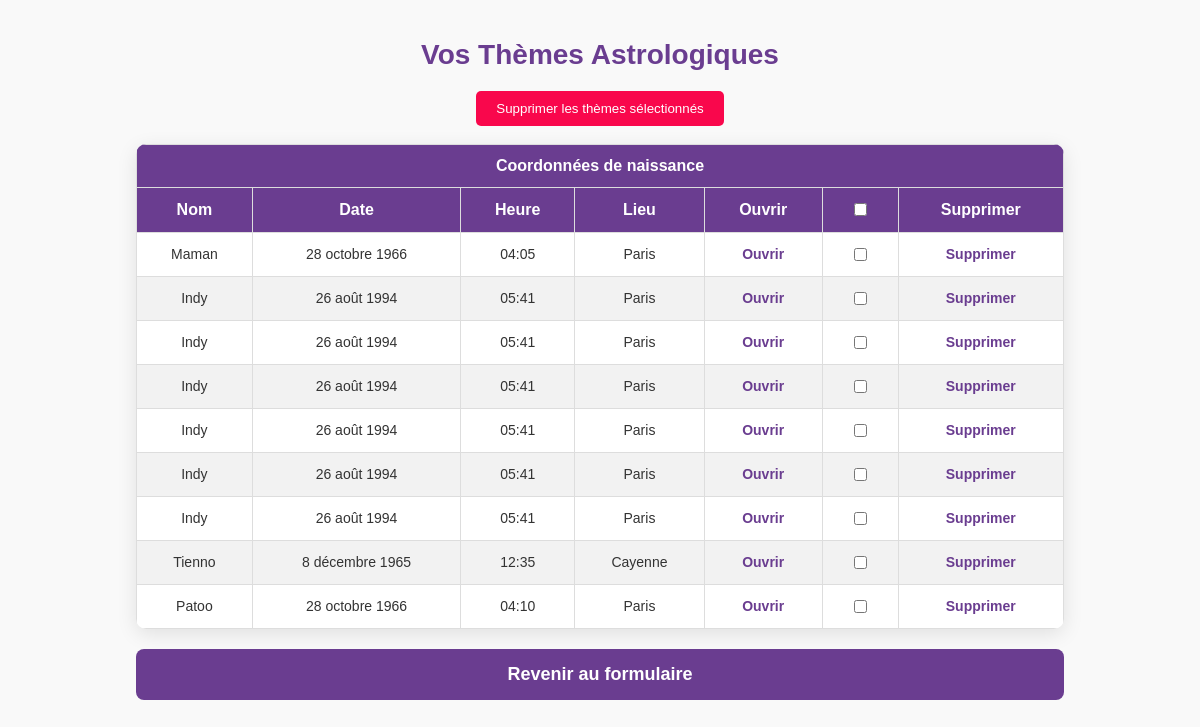
The app's page /themes/ (signed in), older data.
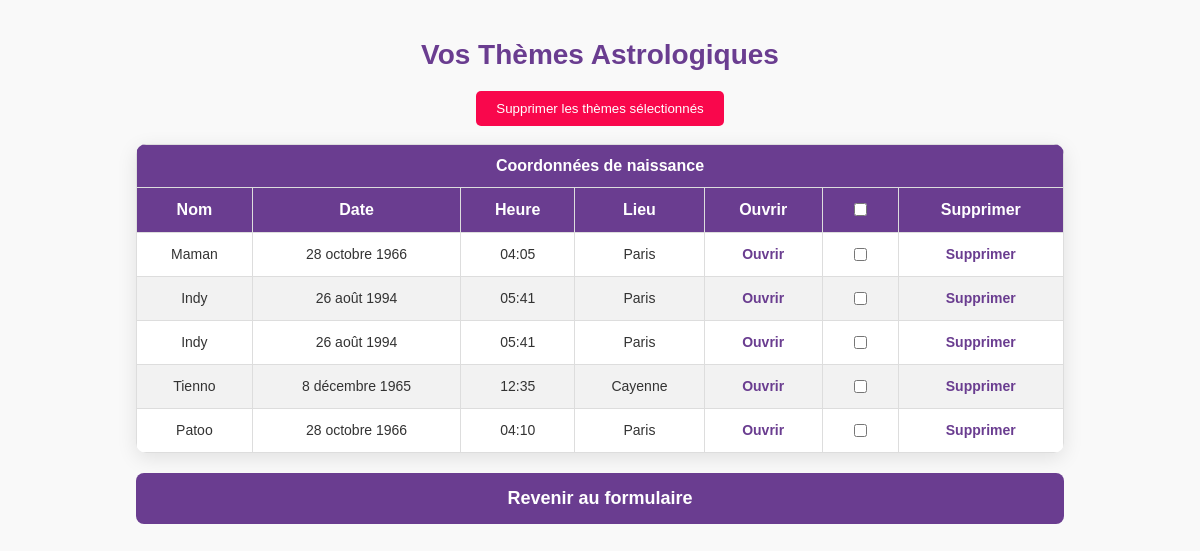
The same page, newer data.
### astroapp/models.py (models this page shows, shortened)
class ThemeAstrologique(models.Model):
    utilisateur = models.ForeignKey(User, on_delete=models.CASCADE)
    name = models.CharField(max_length=255)
    birthdate = models.DateField()
    birthtime = models.TimeField()
    country_of_birth = models.CharField(max_length=255)
    city_of_birth = models.CharField(max_length=255)
    date_de_creation = models.DateTimeField(auto_now_add=True)

### astroapp/views.py (the view)
# urls.py: path('themes/', views.liste_themes, name='liste_themes'),
@login_required
def liste_themes(request):
    if not request.user.is_authenticated:
        return redirect('connexion')  # Redirection si l'utilisateur n'est pas connecté
    themes = ThemeAstrologique.objects.filter(utilisateur=request.user).order_by('-id')
    return render(request, 'liste_themes.html', {'themes': themes})

### astroapp/templates/liste_themes.html (shortened to what this page needs)
{% load static %}
<!DOCTYPE html>
<html lang="fr">
<head>
</head>
<body>
    <h1>Vos Thèmes Astrologiques</h1>
<div style="text-align: center; margin-top: 20px;">
    <button id="deleteSelected" style="background-color: #F9074C; color: white; padding: 10px 20px; border: none; border-radius: 5px; cursor: pointer;">
        Supprimer les thèmes sélectionnés
    </button>
</div>
<br>
<div>
<table>
    <tr>
        <th colspan="7">Coordonnées de naissance</th>
    </tr>
    <tr>
        <th>Nom</th>
        <th>Date</th>
        <th>Heure</th>
        <th>Lieu</th>
        <th>Ouvrir</th>
        <th>
            <input type="checkbox" id="selectAll" />
        </th>
        <th>Supprimer</th>
    </tr>
    {% for theme in themes %}
    <tr>
        <td>{{ theme.name }}</td>
        <td>{{ theme.birthdate }}</td>
        <td>{{ theme.birthtime }}</td>
        <td>{{ theme.city_of_birth }}</td>
        <td>
            <a href="{% url 'ouvrir_theme' theme.id %}">Ouvrir</a>
        </td>
        <td>
            <input type="checkbox" class="theme-checkbox" data-id="{{ theme.id }}" />
        </td>
        <td>
            <a href="#" data-id="{{ theme.id }}" class="delete-btn">Supprimer</a>
        </td>
    </tr>
    {% endfor %}
</table>
</div>
<div>
<a href="{% url 'birth_data' %}" class="btn-retour-formulaire">Revenir au formulaire</a>
</div>
</body>
</html>

### astroapp/templates/liste_themes.html (style rules this page uses)
body { font-family: 'Arial', sans-serif; margin: 0; padding: 20px; background-color: #f9f9f9; }
h1 { text-align: center; color: #6A3D90; font-size: 28px; margin-bottom: 20px; }
table { width: 80%; margin: 0 auto; border-collapse: collapse; background-color: #fff; border-radius: 10px; overflow: hidden; box-shadow: 0 5px 20px rgba(0, 0, 0, 0.1); }
th, td { padding: 12px 15px; text-align: center; border: 1px solid #ddd; }
th { background-color: #6A3D90; color: white; font-size: 16px; font-weight: bold; }
tr:nth-child(even) { background-color: #f2f2f2; }
td { font-size: 14px; color: #333; }
a { color: #6A3D90; font-weight: bold; text-decoration: none; transition: color 0.3s ease, transform 0.2s ease; }
.btn-retour-formulaire { display: block; width: 80%; margin: 20px auto; padding: 15px 0; background-color: #6A3D90; color: white; text-align: center; text-decoration: none; font-weight: bold; border-radius: 8px; font-size: 18px; transition: background-color 0.3s ease, transform 0.2s ease; }

Row changes from the older to the newer data that the page shows:
removed ThemeAstrologique: name "Indy", birthdate "26 août 1994", birthtime "05:41", city_of_birth "Paris"
removed ThemeAstrologique: name "Indy", birthdate "26 août 1994", birthtime "05:41", city_of_birth "Paris"
removed ThemeAstrologique: name "Indy", birthdate "26 août 1994", birthtime "05:41", city_of_birth "Paris"
removed ThemeAstrologique: name "Indy", birthdate "26 août 1994", birthtime "05:41", city_of_birth "Paris"
